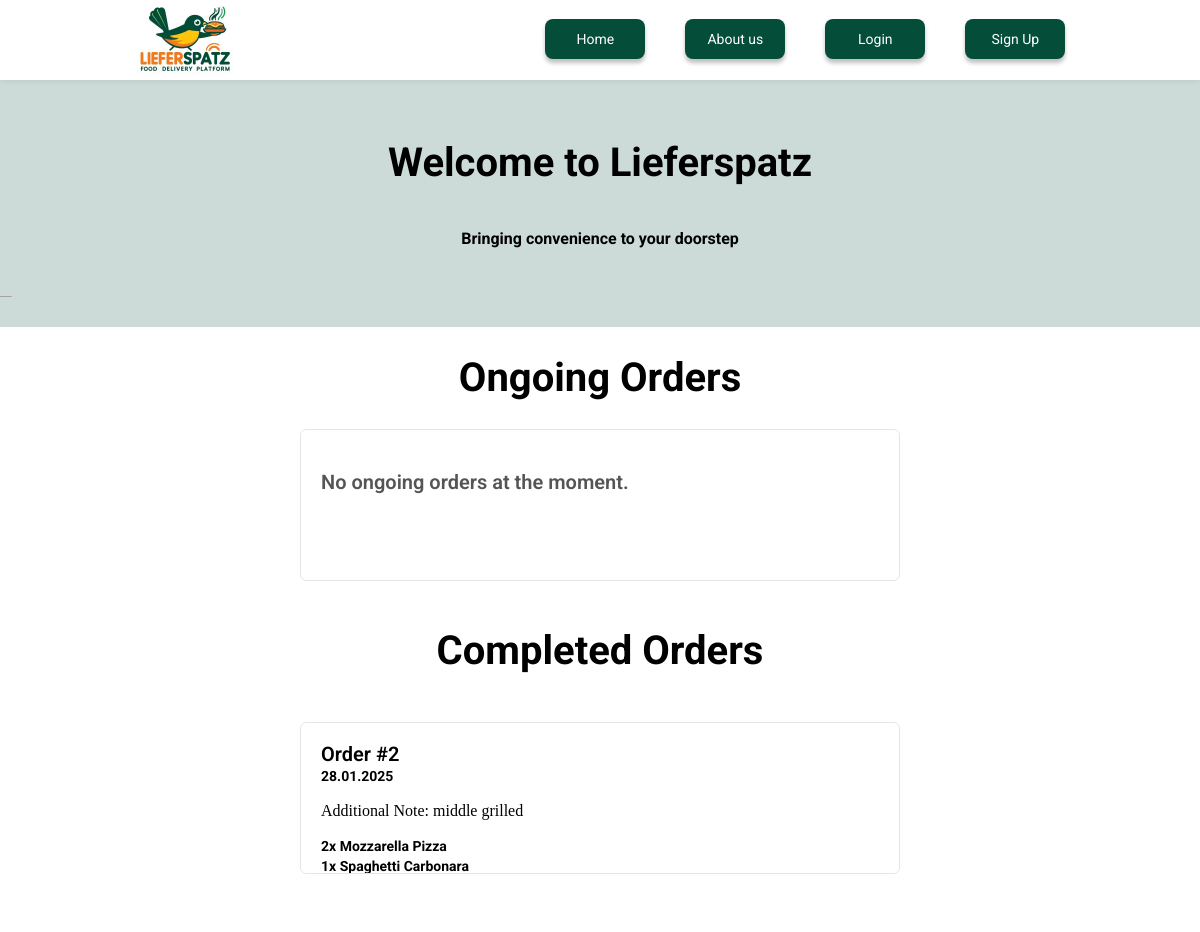
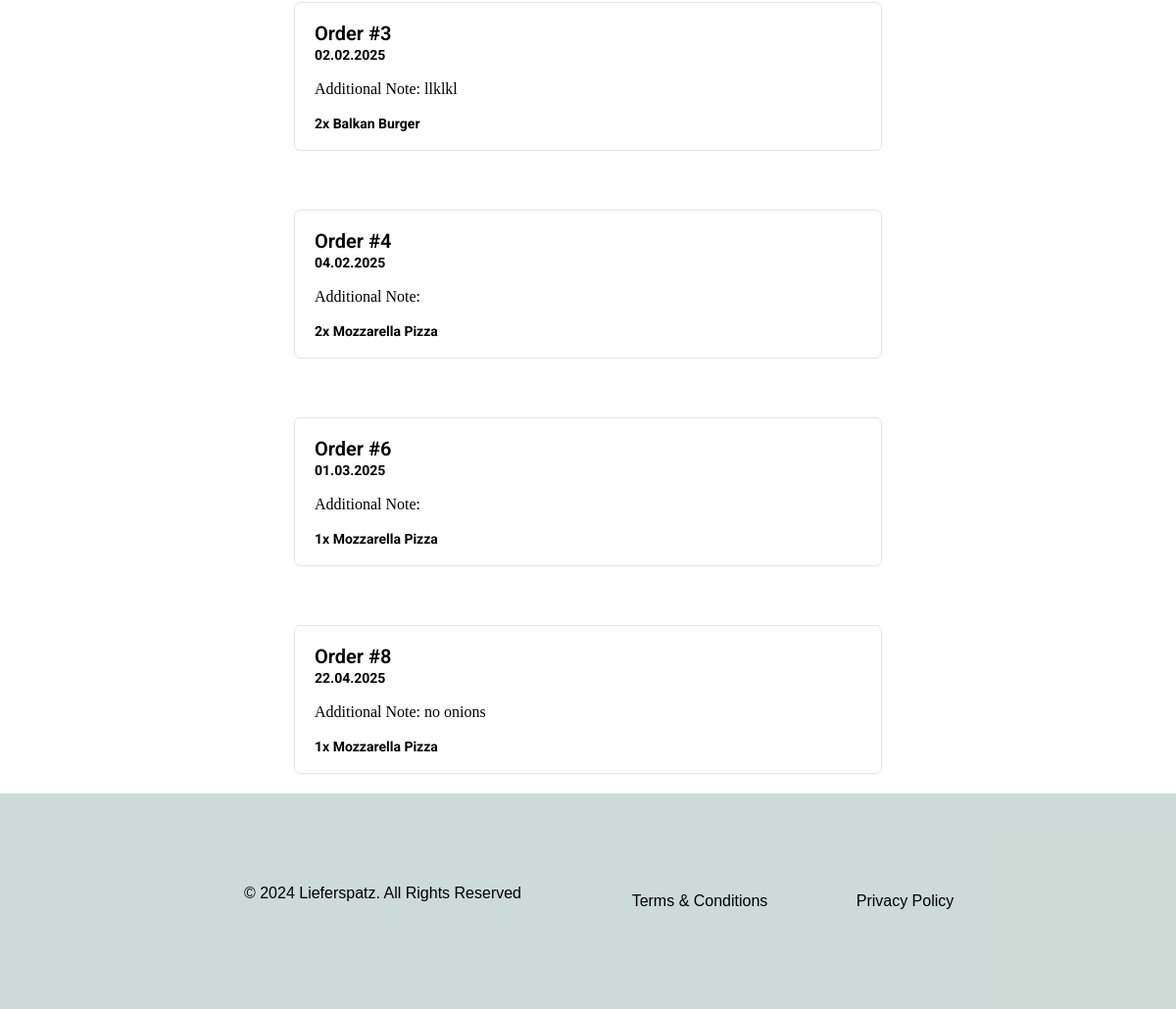
Screenshot of /restaurant_orders?restaurant_id=1 with the database file from the repository (2 pictures, top to bottom).
### models.py (models this page shows)
class Order(db.Model):
    __tablename__ = 'Orders'
    OrderID = db.Column(db.Integer, primary_key=True)
    CustomerID = db.Column(db.Integer, db.ForeignKey('Users.UserID'), nullable=False)  # Changed this line
    RestaurantID = db.Column(db.Integer, db.ForeignKey('Restaurants.RestaurantID'), nullable=False)
    Status = db.Column(db.String, default='Processing', nullable=False)
    TotalAmount = db.Column(db.Numeric(10, 2), nullable=False)
    PlatformFee = db.Column(db.Numeric(10, 2), nullable=False)
    RestaurantAmount = db.Column(db.Numeric(10, 2), nullable=False)
    Notes = db.Column(db.Text, nullable=True)
    CreatedAt = db.Column(db.DateTime, default=db.func.current_timestamp())
    UpdatedAt = db.Column(db.DateTime, default=db.func.current_timestamp(), onupdate=db.func.current_timestamp())
    order_items = db.relationship('OrderItem', backref='order', lazy=True)
    customer = db.relationship('User', backref='orders', lazy=True)

class OrderItem(db.Model):
    __tablename__ = 'OrderItems'
    OrderItemID = db.Column(db.Integer, primary_key=True)
    MenuItemName = db.Column(db.String(255), nullable=False)  # Store name at order time
    MenuItemPrice = db.Column(db.Numeric(10, 2), nullable=False)  # Store price at order time
    OrderID = db.Column(db.Integer, db.ForeignKey('Orders.OrderID'), nullable=False)
    Quantity = db.Column(db.Integer, nullable=False)

### app.py (the view)
@app.route('/restaurant_orders')
def restaurant_orders():
    restaurant_id = request.args.get('restaurant_id')
    if not restaurant_id:
        flash("Restaurant ID is missing.", "danger")
        return redirect(url_for('home'))
    restaurant = db.session.get(Restaurant, restaurant_id)
    if not restaurant:
        flash("Restaurant not found.", "danger")
        return redirect(url_for('home'))
    ongoing_statuses = ['Processing', 'Being Prepared']
    completed_statuses = ['Completed', 'Cancelled']
    ongoing_orders = Order.query.filter(
        Order.RestaurantID == restaurant_id,
        Order.Status.in_(ongoing_statuses)
    ).options(joinedload(Order.order_items)).all()
    completed_orders = Order.query.filter(
        Order.RestaurantID == restaurant_id,
        Order.Status.in_(completed_statuses)
    ).options(joinedload(Order.order_items)).all()
    return render_template(
        'restaurant-orders.html',
        ongoing_orders=ongoing_orders,
        completed_orders=completed_orders,
        restaurant=restaurant
    )

### app.py (called while the page is built)
@app.before_request
def validate_tab_session():
    tab_session_id = request.form.get('tab_session_id') or request.args.get('tab_session_id')
    if 'tab_session_id' in session and session['tab_session_id'] != tab_session_id:
        session.clear()  # clear session if tab_session_id doesn't match
        flash("Session mismatch. Please log in again.", "warning")
        return redirect(url_for('login'))
    session['tab_session_id'] = tab_session_id

### templates/restaurant-orders.html (shortened to what this page needs)
<!DOCTYPE html>
<html>
  <head>
    <link rel="stylesheet" type="text/css" href="static/restaurant-orders.css" />
    <link rel="stylesheet" type="text/css" href="static/styleguide.css" />
    <link rel="stylesheet" type="text/css" href="static/globals.css" />
  </head>
  <body style="margin: 0; background: #ffffff">
    <div class="restaurant-orders screen">
      <div class="flash-messages">
      </div>
      <div class="top-bar">
        <img class="logo-lieferspatz-1" src="static/img/logo-lieferspatz-1.png" alt="logo lieferspatz 1" />
        <div class="title-6 valign-text-middle title-12"></div>
        <div class="navigation">
          <a href="{{ url_for('home') }}" class="button button-danger">Home</a>
          <a href="{{ url_for('about') }}" class="button button-danger">About us</a>
          {% if session['user_id'] %}
              <a href="#" id="balance-btn" class="button button-danger">Earnings</a>
              <a href="{{ url_for('restaurant_orders') }}" class="button button-danger">Orders</a>
              <a href="{{ url_for('restaurant_menu', restaurant_id=restaurant.RestaurantID) }}" class="button button-danger">Menu</a>
              <a href="{{ url_for('restaurant_dashboard') }}" class="button button-danger">Dashboard</a>
              <a href="{{ url_for('logout') }}" class="button button-danger">Logout</a>
              <span class="user-welcome">Welcome {{ session['user_name'] }}</span>
          {% else %}
              <a href="{{ url_for('login') }}" class="button button-danger">Login</a>
              <a href="{{ url_for('signup') }}" class="button button-danger">Sign Up</a>
          {% endif %}
        </div>
      </div>
      <div class="section">
        <div class="container">
          <div class="title-3">Welcome to Lieferspatz</div>
          <p class="description roboto-bold-black-16px">Bringing convenience to your doorstep</p>
        </div>
        <img class="vector-200" src="img/vector-200-8.svg" alt="Vector 200" />
      </div>
        <div class="orders">
          <div class="orders-container">
            <h1 class="title-4 roboto-bold-black-50px">Ongoing Orders</h1>
            {% if ongoing_orders %}
                <div class="row">
                    {% for order in ongoing_orders %}
                    <div class="order-card">
                        <div class="card">
                            <div class="text-content">
                                <div class="title roboto-semi-bold-black-24px">Order #{{ order.OrderID }}</div>
                                <div class="subtitle roboto-bold-black-14px">{{ order.CreatedAt.strftime('%d.%m.%Y') }}</div>
                                <p>Additional Note: {{ order.Notes }}</p>
                                <p class="subtitle roboto-bold-black-14px scrollable-items">
                                    {% for item in order.order_items %}
                                      {{ item.Quantity }}x {{ item.MenuItemName }}<br />
                                    {% endfor %}
                                </p>
                                <div class="subtitle-1 roboto-bold-black-20px">Status: {{ order.Status }}</div>
                                <div class="subtitle-2 roboto-bold-black-20px">Order Total: {{ order.TotalAmount }} €</div>
                                {% if order.Status == 'Processing' %}
                                <div class="action-buttons">
                                    <form method="POST" action="{{ url_for('accept_or_reject_order', order_id=order.OrderID, action='accept') }}">
                                        <button type="submit" class="button-1 button-success">Accept</button>
                                    </form>
                                    <form method="POST" action="{{ url_for('accept_or_reject_order', order_id=order.OrderID, action='reject') }}">
                                        <button type="submit" class="button-2 button-reject">Reject</button>
                                    </form>
                                </div>
                                {% endif %}
                                {% if order.Status == 'Being Prepared' %}
                                <div class="action-buttons">
                                  <form method="POST" action="{{ url_for('mark_as_done', order_id=order.OrderID) }}">
                                    <button type="submit" class="button-1 button-success">Mark as Done</button>
                                  </form>
                                </div>
                                {% endif %}
                            </div>
                        </div>
                    </div>
                    {% endfor %}
                </div>
            {% else %}
                <div class="order-card">
                    <div class="card">
                        <div class="text-content">
                            <div class="title-2 roboto-semi-bold-black-24px">No ongoing orders at the moment.</div>
                        </div>
                    </div>
                </div>
            {% endif %}
        </div>
          <div class="orders-container-1">
            <h1 class="title-6 roboto-bold-black-50px">Completed Orders</h1>
            {% if completed_orders %}
                <div class="row">
                    {% for order in completed_orders %}
                    <div class="order-card">
                        <div class="card">
                            <div class="text-content">
                                <div class="title roboto-semi-bold-black-24px">Order #{{ order.OrderID }}</div>
                                <div class="subtitle roboto-bold-black-14px">{{ order.CreatedAt.strftime('%d.%m.%Y') }}</div>
                                <p>Additional Note: {{ order.Notes }}</p>
                                <p class="subtitle roboto-bold-black-14px scrollable-items">
                                    {% for item in order.order_items %}
                                      {{ item.Quantity }}x {{ item.MenuItemName }}<br />
                                    {% endfor %}
                                </p>
                                <div class="subtitle-1 roboto-bold-black-20px">Status: {{ order.Status }}</div>
                            </div>
                        </div>
                    </div>
                    {% endfor %}
                </div>
            {% endif %}
          </div>
        </div>
      <div class="section-1">
        <div class="container-3 container-4 roboto-regular-normal-black-16px">
          <p class="title-10 valign-text-middle title-13">© 2024 Lieferspatz. All Rights Reserved</p>
          <div class="title-11 valign-text-middle title-13">Terms &amp; Conditions</div>
          <div class="title-12 valign-text-middle title-13">Privacy Policy</div>
        </div>
      </div>
    </div>
  </body>
</html>

### static/styleguide.css (style rules this page uses)
:root { --aqua-deep: #044d3933; --black: #000000; --black-2: #0000001a; --black-3: #0000000d; --black-4: #00000080; --fuschia100: #ffffff; --iris100: #044d39; --iris80: #f7f8fd; --iron: #d8d8d880; --romance: #fffdfd; --font-size-l: 16px; --font-size-m: 14px; --font-size-xl: 20px; --font-size-xxl: 24px; --font-size-xxxl: 40px; --font-size-xxxxl: 50px; --font-size-xxxxxl: 62.5px; --font-family-inter: "Inter", Helvetica; --font-family-inter-regular: "Inter-Regular", Helvetica; --font-family-roboto: "Roboto", Helvetica; --font-family-roboto-light: "Roboto-Light", Helvetica; --font-family-roboto-medium: "Roboto-Medium", Helvetica; --font-family-roboto-regular: "Roboto-Regular", Helvetica; }
.roboto-bold-black-16px { color: var(--black); font-family: var(--font-family-roboto); font-size: var(--font-size-l); font-style: normal; font-weight: 700; }
.roboto-bold-black-50px { color: var(--black); font-family: var(--font-family-roboto); font-size: 40px; font-style: normal; font-weight: 700; }
.roboto-bold-black-14px { color: var(--black); font-family: var(--font-family-roboto); font-size: var(--font-size-m); font-style: normal; font-weight: 700; }
.roboto-regular-normal-black-16px { color: var(--black); font-family: var(--font-family-roboto-regular); font-size: var(--font-size-l); font-style: normal; font-weight: 400; }
.roboto-semi-bold-black-24px { color: var(--black); font-family: var(--font-family-roboto); font-size: var(--font-size-xxl); font-style: normal; font-weight: 600; }
.roboto-bold-black-20px { color: var(--black); font-family: var(--font-family-roboto); font-size: var(--font-size-xl); font-style: normal; font-weight: 700; }

### static/globals.css (style rules this page uses)
.screen a { display: contents; text-decoration: none; }
.valign-text-middle { display: flex; flex-direction: column; justify-content: center; }
* { box-sizing: border-box; }
.top-bar { align-items: center; background-color: var(--fuschia100); box-shadow: 0px 0px 6px #0000001f; display: flex; gap: 20px; height: 80px; justify-content: center; left: 0; overflow: hidden; padding: 20px 20px 20px 0px; position: relative; top: 0; width: 100%; }
.logo-lieferspatz-1 { height: 104px; margin-bottom: -32.00px; margin-top: -32.00px; object-fit: cover; position: relative; width: 142px; }
.navigation { align-items: center; background-color: var(--fuschia100); display: inline-flex; flex: 0 0 auto; gap: 40px; justify-content: center; position: relative; }
.section { align-items: center; align-self: stretch; background-color: var(--aqua-deep); display: flex; flex: 0 0 auto; gap: 60px; justify-content: center; overflow: hidden; padding: 60px 170px; position: relative; width: 100%; }
.description { letter-spacing: 0; line-height: 24px; position: relative; text-align: center; width: 100%; }
.vector-200 { height: 1px; left: 0; object-fit: cover; position: absolute; top: 216px; width: 1440px; }
.subtitle { align-self: stretch; letter-spacing: 0; line-height: 20px; position: relative; }
.container { align-items: flex-start; display: flex; flex: 1; flex-direction: column; flex-grow: 1; gap: 24px; position: relative; }
.section-1 { align-items: center; align-self: stretch; background-color: var(--aqua-deep); display: flex; flex: 0 0 auto; gap: 60px; justify-content: center; padding: 60px; position: relative; width: 100%; }
.container-4 { align-items: center; display: flex; position: relative; }
.flash-messages { position: fixed; bottom: 10px; left: 50%; transform: translateX(-50%); z-index: 9999 !important; max-width: 400px; width: auto; padding: 10px; pointer-events: none; }

### rows the page displays
Order: OrderID "2", CreatedAt "28.01.2025", Notes "middle grilled"
OrderItem: Quantity "2", MenuItemName "Mozzarella Pizza"
OrderItem: Quantity "1", MenuItemName "Spaghetti Carbonara"
Order: OrderID "3", CreatedAt "02.02.2025", Notes "llklkl"
OrderItem: Quantity "2", MenuItemName "Balkan Burger"
Order: OrderID "4", CreatedAt "04.02.2025"
OrderItem: Quantity "2", MenuItemName "Mozzarella Pizza"
Order: OrderID "6", CreatedAt "01.03.2025"
OrderItem: Quantity "1", MenuItemName "Mozzarella Pizza"
Order: OrderID "8", CreatedAt "22.04.2025", Notes "no onions"
OrderItem: Quantity "1", MenuItemName "Mozzarella Pizza"
